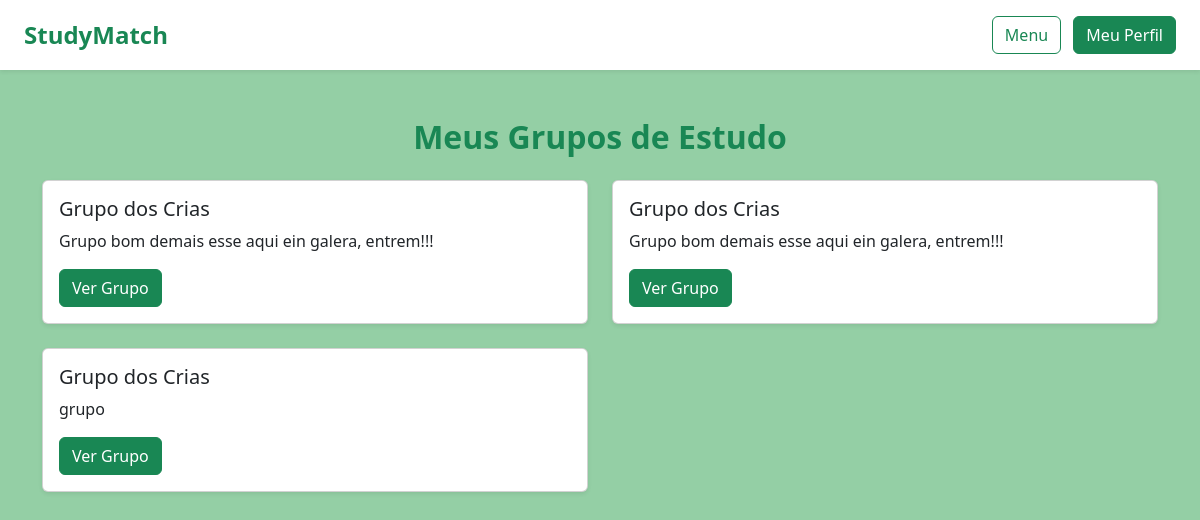
The page /meus-grupos (signed in) on the database as committed earlier.
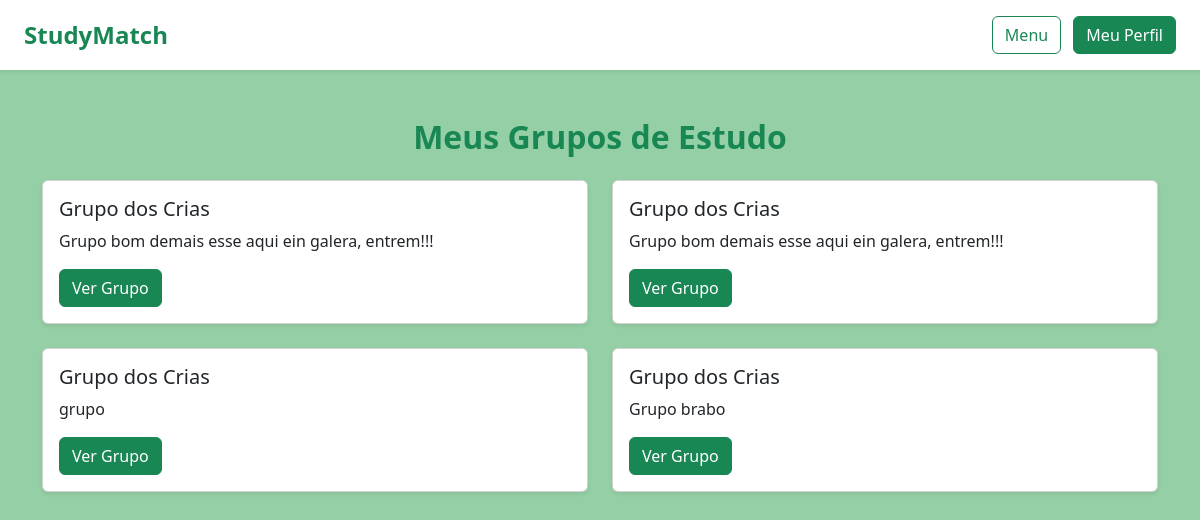
The same page on the database as committed later.
### tables this page shows
CREATE TABLE groups (
                id INTEGER PRIMARY KEY AUTOINCREMENT,
                nome TEXT NOT NULL,
                descricao TEXT,
                materia TEXT,
                estilo TEXT,
                administrador_id INTEGER
            );

### app/routes/group_routes.py (the view)
    @bp.route("/meus-grupos")
    def meus_grupos():
        if "user_id" not in session:
            return redirect("/login")
        user_id = session["user_id"]
        grupos = group_use_case.list_by_user(user_id)
        return render_template("meus_grupos.html", grupos=grupos)

### infra/repositories/group_repository_sqlite.py (called while the page is built)
    def find_by_user(self, user_id):
        cursor = self.conn.cursor()
        cursor.execute("""
            SELECT g.id, g.nome, g.descricao, g.materia, g.estilo, g.administrador_id
            FROM groups g
            JOIN group_participants gp ON gp.grupo_id = g.id
            WHERE gp.usuario_id = ?
        """, (user_id,))
        rows = cursor.fetchall()
        return [Group(*row) for row in rows]

### use_cases/group_use_case.py (called while the page is built)
    def list_by_user(self, user_id):
        return self.repository.find_by_user(user_id)

### app/templates/meus_grupos.html (shortened to what this page needs)
{% extends "base.html" %}
{% block content %}
<h2 class="text-success mb-4 text-center">Meus Grupos de Estudo</h2>
{% if grupos %}
  <div class="row">
    {% for grupo in grupos %}
      <div class="col-md-6 mb-4">
        <div class="card shadow-sm">
          <div class="card-body">
            <h5 class="card-title">{{ grupo.nome }}</h5>
            <p class="card-text">{{ grupo.descricao }}</p>
            <a href="/grupo/{{ grupo.id }}" class="btn btn-success">Ver Grupo</a>
          </div>
        </div>
      </div>
    {% endfor %}
  </div>
{% else %}
  <p class="text-center">Você ainda não participa de nenhum grupo.</p>
{% endif %}
{% endblock %}

### app/templates/base.html (shortened to what this page needs)
<!DOCTYPE html>
<html lang="pt-br">
<head>
  <link href="https://cdn.jsdelivr.net/npm/bootstrap@5.3.0/dist/css/bootstrap.min.css" rel="stylesheet">
  <link rel="stylesheet" href="{{ url_for('static', filename='css/style.css') }}">
</head>
<body class="bg-soft-green" style="min-height: 100vh;">
  <header class="bg-white shadow-sm px-4 py-3 d-flex justify-content-between align-items-center">
    <h4 class="text-success m-0 fw-bold">StudyMatch</h4>
    <div>
      <a href="/inicio" class="btn btn-outline-success me-2">Menu</a>
      <a href="/perfil" class="btn btn-success">Meu Perfil</a>
    </div>
  </header>
  <main class="container mt-5">
    {% block content %}{% endblock %}
  </main>
</body>
</html>

### app/static/css/style.css (style rules this page uses)
h1, h2 { font-weight: bold; }
.btn { font-weight: 500; }
body.bg-soft-green { background-color: #94cfa5; font-family: 'Segoe UI', Tahoma, Geneva, Verdana, sans-serif; margin: 0; }

Rows that differ between the two databases and show on the page:
added groups: nome "Grupo dos Crias", descricao "Grupo brabo"
